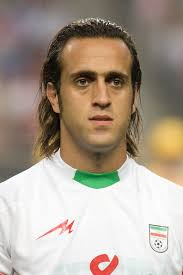
#> input picture cv-lab9/karimi.jpg, 183 x 275 px, found by its file name
$ python translation.py
#> lines starting #> are read from the running program, lines starting #| are printed output that depends on the picture
import cv2
import numpy as np

I = cv2.imread('karimi.jpg')
#> I is the input picture: shape (275, 183, 3); mean B, G, R 144.4, 158.4, 171.7

# translations in x and y directions
tx = 100
ty = 40

# use an affine transformation matrix (2x3)
M = np.array([[1, 0, tx],
              [0, 1, ty]]).astype(np.float32)

output_size = (I.shape[1],I.shape[0]) # output image size
#> output_size = (183, 275)
#output_size = (I.shape[1]+200, I.shape[0]+200);

J = cv2.warpAffine(I,M,output_size)
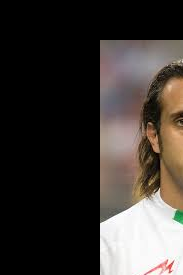
#> J: shape (275, 183, 3); mean B, G, R 51.9, 55.8, 61.3

cv2.imshow('I',I)
cv2.waitKey(0)

cv2.imshow('J',J)
cv2.waitKey(0)

#! use a homography transformation matrix (3x3)
#H = np.array([[1, 0, tx],
#              [0, 1, ty],
#              [0, 0, 1]]).astype(np.float32)
#K = cv2.warpPerspective(I,H, output_size)
#cv2.imshow('K',K)
#cv2.waitKey(0)

cv2.destroyAllWindows()
